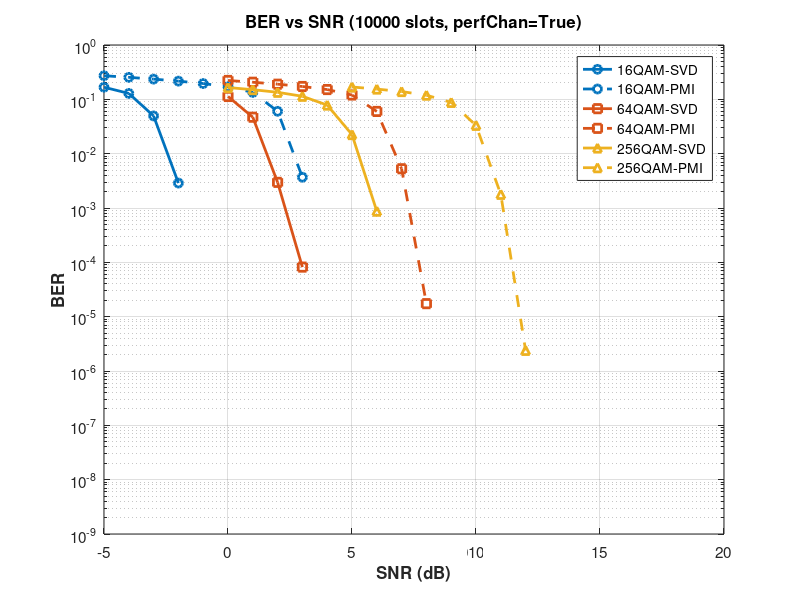

MATLAB code to generate this figure:
% Extract data from simulation results for SVD and PMI precoding

% ========== SVD Precoding ==========

% 16QAM-SVD
SNRdB_16QAM_SVD = [-5; -4; -3; -2; -1; 0; 1; 2; 3; 4; 5; 6; 7; 8; 9; 10];
BER_16QAM_SVD = [1.6718e-01; 1.2847e-01; 4.9512e-02; 2.8776e-03; 2.2941e-04; ...
    1.3727e-04; 3.1618e-05; 1.1432e-05; 6.2313e-08; 0.0000e+00; 0.0000e+00; ...
    0.0000e+00; 0.0000e+00; 0.0000e+00; 0.0000e+00; 0.0000e+00];
SlotErrors_16QAM_SVD = [10000; 10000; 9786; 3803; 70; 9; 5; 4; 1; 0; 0; 0; 0; 0; 0; 0];

% 64QAM-SVD
SNRdB_64QAM_SVD = [0; 1; 2; 3; 4; 5; 6; 7; 8; 9; 10; 11; 12; 13; 14; 15];
BER_64QAM_SVD = [1.1284e-01; 4.6894e-02; 2.9650e-03; 8.1713e-05; 1.1334e-04; ...
    3.7723e-05; 2.8341e-05; 0.0000e+00; 0.0000e+00; 0.0000e+00; 0.0000e+00; ...
    0.0000e+00; 0.0000e+00; 0.0000e+00; 0.0000e+00; 0.0000e+00];
SlotErrors_64QAM_SVD = [10000; 9870; 4670; 110; 8; 6; 9; 0; 0; 0; 0; 0; 0; 0; 0; 0];

% 256QAM-SVD
SNRdB_256QAM_SVD = [0; 1; 2; 3; 4; 5; 6; 7; 8; 9; 10; 11; 12; 13; 14; 15];
BER_256QAM_SVD = [1.6489e-01; 1.5061e-01; 1.3474e-01; 1.1382e-01; 7.8373e-02; ...
    2.2444e-02; 8.7300e-04; 1.3217e-04; 6.6615e-05; 1.5662e-05; 1.6727e-05; ...
    6.2282e-08; 0.0000e+00; 0.0000e+00; 0.0000e+00; 0.0000e+00];
SlotErrors_256QAM_SVD = [10000; 10000; 10000; 10000; 10000; 9648; 3211; 71; 8; 7; 9; 1; 0; 0; 0; 0];

% ========== PMI Precoding ==========

% 16QAM-PMI
SNRdB_16QAM_PMI = [-5; -4; -3; -2; -1; 0; 1; 2; 3; 4; 5; 6; 7; 8; 9; 10];
BER_16QAM_PMI = [2.7199e-01; 2.5411e-01; 2.3548e-01; 2.1634e-01; 1.9528e-01; ...
    1.7046e-01; 1.3409e-01; 6.0255e-02; 3.6878e-03; 1.1112e-05; 0.0000e+00; ...
    0.0000e+00; 0.0000e+00; 0.0000e+00; 0.0000e+00; 0.0000e+00];
SlotErrors_16QAM_PMI = [10000; 10000; 10000; 10000; 10000; 10000; 9999; 9818; 4952; 76; 0; 0; 0; 0; 0; 0];

% 64QAM-PMI
SNRdB_64QAM_PMI = [0; 1; 2; 3; 4; 5; 6; 7; 8; 9; 10; 11; 12; 13; 14; 15];
BER_64QAM_PMI = [2.2254e-01; 2.0644e-01; 1.9000e-01; 1.7235e-01; 1.5140e-01; ...
    1.2009e-01; 5.9862e-02; 5.2763e-03; 1.7361e-05; 0.0000e+00; 0.0000e+00; ...
    0.0000e+00; 0.0000e+00; 0.0000e+00; 0.0000e+00; 0.0000e+00];
SlotErrors_64QAM_PMI = [10000; 10000; 10000; 10000; 10000; 10000; 9926; 6368; 247; 0; 0; 0; 0; 0; 0; 0];

% 256QAM-PMI
SNRdB_256QAM_PMI = [5; 6; 7; 8; 9; 10; 11; 12; 13; 14; 15; 16; 17; 18; 19; 20];
BER_256QAM_PMI = [1.6885e-01; 1.5444e-01; 1.3897e-01; 1.1930e-01; 8.7803e-02; ...
    3.3197e-02; 1.7836e-03; 2.3958e-06; 0.0000e+00; 0.0000e+00; 0.0000e+00; ...
    0.0000e+00; 0.0000e+00; 0.0000e+00; 0.0000e+00; 0.0000e+00];
SlotErrors_256QAM_PMI = [10000; 10000; 10000; 10000; 10000; 9832; 5372; 148; 0; 0; 0; 0; 0; 0; 0; 0];

% Apply threshold: set BER to zero if slot errors < 100
threshold = 100;

BER_16QAM_SVD(SlotErrors_16QAM_SVD < threshold) = 0;
BER_64QAM_SVD(SlotErrors_64QAM_SVD < threshold) = 0;
BER_256QAM_SVD(SlotErrors_256QAM_SVD < threshold) = 0;

BER_16QAM_PMI(SlotErrors_16QAM_PMI < threshold) = 0;
BER_64QAM_PMI(SlotErrors_64QAM_PMI < threshold) = 0;
BER_256QAM_PMI(SlotErrors_256QAM_PMI < threshold) = 0;

% Store in cell arrays
SNRdB_all = {SNRdB_16QAM_SVD, SNRdB_16QAM_PMI, ...
             SNRdB_64QAM_SVD, SNRdB_64QAM_PMI, ...
             SNRdB_256QAM_SVD, SNRdB_256QAM_PMI};
avgBER_all = {BER_16QAM_SVD, BER_16QAM_PMI, ...
              BER_64QAM_SVD, BER_64QAM_PMI, ...
              BER_256QAM_SVD, BER_256QAM_PMI};
SlotErrors_all = {SlotErrors_16QAM_SVD, SlotErrors_16QAM_PMI, ...
                  SlotErrors_64QAM_SVD, SlotErrors_64QAM_PMI, ...
                  SlotErrors_256QAM_SVD, SlotErrors_256QAM_PMI};

% Configuration
ModOrderList = [16, 64, 256];
precodingList = {'SVD', 'PMI'};
combinationLabels = {'16QAM-SVD', '16QAM-PMI', ...
                     '64QAM-SVD', '64QAM-PMI', ...
                     '256QAM-SVD', '256QAM-PMI'};
numIter = 10000;

% Plotting - Both SVD and PMI on one figure
figure;
numCombinations = length(ModOrderList) * length(precodingList);
modColors = lines(length(ModOrderList));
lineStyles = {'-', '--'};
markers = {'o', 's', '^'};

for combIdx = 1:numCombinations
    modIdx = ceil(combIdx / length(precodingList));
    precodingIdx = mod(combIdx - 1, length(precodingList)) + 1;
    
    semilogy(SNRdB_all{combIdx}, avgBER_all{combIdx}, ... 
        'LineWidth', 2, ...
        'LineStyle', lineStyles{precodingIdx}, ...
        'Marker', markers{modIdx}, ...
        'MarkerSize', 6, ...
        'Color', modColors(modIdx, :), ...
        'DisplayName', combinationLabels{combIdx});
    hold on;
end

grid on;
hold off;
xlabel('SNR (dB)', 'FontSize', 12, 'FontWeight', 'bold');
ylabel('BER', 'FontSize', 12, 'FontWeight', 'bold');
title(sprintf('BER vs SNR (%d slots, perfChan=True)', numIter), ...
    'FontSize', 14, 'FontWeight', 'bold');
legend('Location', 'best', 'FontSize', 10);
set(gca, 'FontSize', 11);
ylim([1e-9 1e0]);
xlim([-5 20]);
